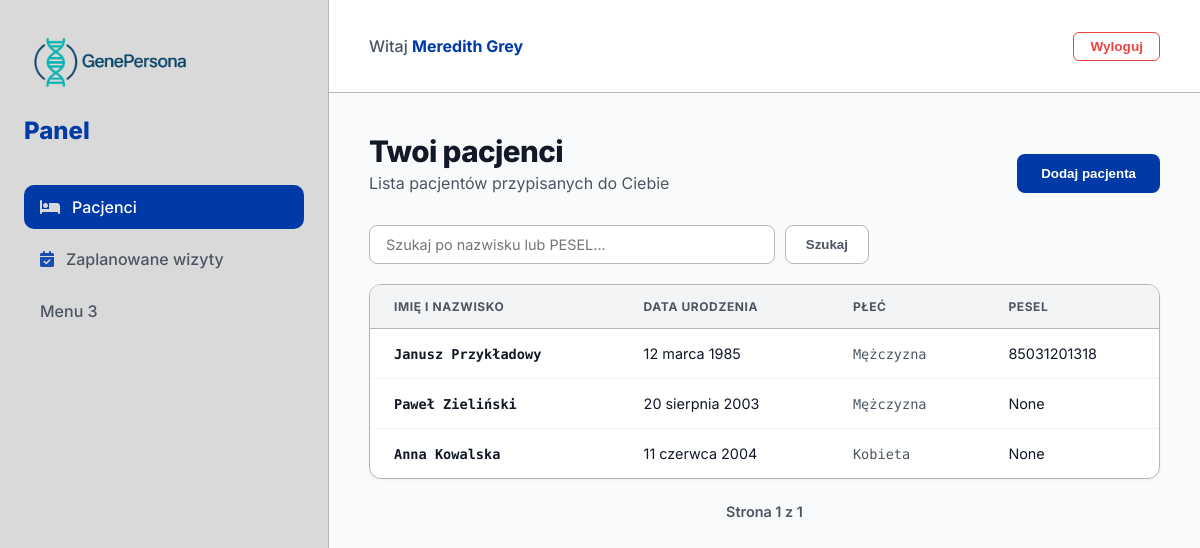
Page /home/ (signed in) on the earlier database version.
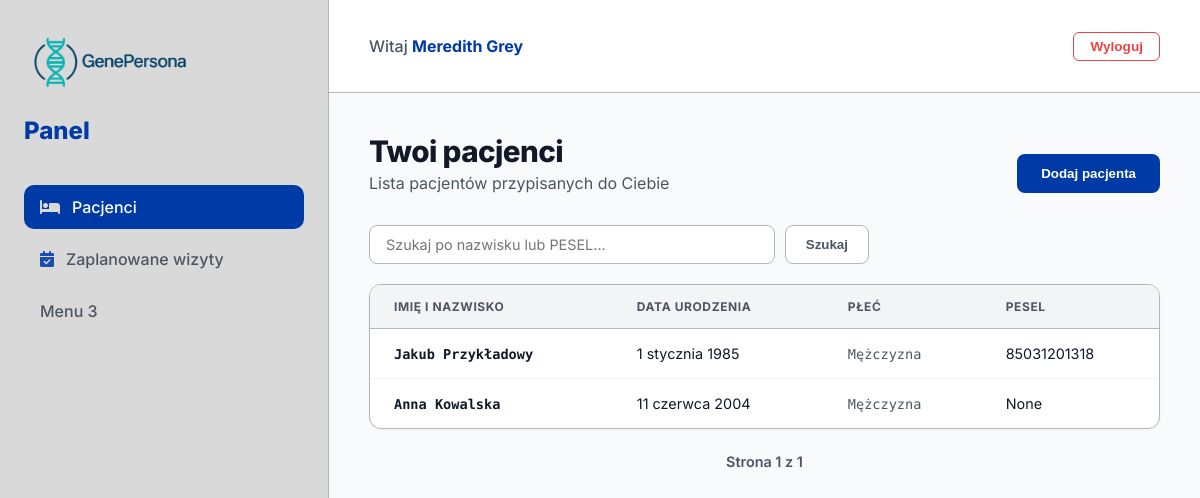
Same page on the later database version.
### patient/models.py (models this page shows, shortened)
class Patient(models.Model):
  class Gender(models.TextChoices):
    MALE = 'Mężczyzna','Mężczyzna'
    FEMALE = 'Kobieta','Kobieta'
    OTHER = 'Inna','Inna'
  first_name = models.CharField(max_length=100, verbose_name='Imię')
  last_name = models.CharField(max_length=100,verbose_name='Nazwisko')
  pesel = models.CharField(
    max_length = 11,
    unique = True,
    null = True,
    blank = True,
    validators=[validate_pesel],
    verbose_name = 'PESEL',
    help_text = '11-cyfrowy numer identyfikacyjny'
  )
  date_of_birth = models.DateField(verbose_name='Data urodzenia')
  gender= models.CharField(
    max_length=15,
    choices=Gender.choices,
    default=Gender.MALE,
    verbose_name='Płeć'
  )
  address_street = models.CharField(max_length=200, verbose_name='Ulica i nr domu', blank=True, null=True)
  address_zip_code = models.CharField(
    max_length=6,
    verbose_name='Kod pocztowy',
    blank=True,
    null=True,
    validators=[RegexValidator(r'^\d{2}-\d{3}$', 'Format kodu: XX-XXX')]
  )
  address_city = models.CharField(max_length=100, verbose_name='Miejscowość', blank=True, null=True)
  phone_number = models.CharField(max_length= 15, verbose_name='Numer telefonu',blank=True, null= True)
  email = models.EmailField(verbose_name= 'Email', blank= True, null= True)
  attending_doctor = models.ForeignKey(
    Doctor,
    on_delete=models.SET_NULL,
    null = True,
    blank = True,
    related_name= 'primary_patients',
    verbose_name= 'Lekarz Prowadzący',
  )
  consulting_doctors = models.ManyToManyField(
    Doctor,
    blank= True,
    related_name= 'consultation_patients',
    verbose_name= 'Lekarze konsultujący'
  )
  initial_diagnosis= models.CharField(max_length=250,verbose_name='Wstępna diagnoza (ARCHIWALNE)',blank=True, null=True)
  diagnosis_date = models.DateField(verbose_name='Data diagnozy (ARCHIWALNE)', blank = True, null= True)
  class Meta:
    verbose_name = 'Pacjent'
    verbose_name_plural = 'Pacjenci'

### patient/views.py (the view)
# urls.py: path('home/', views.home, name='home'),
@login_required(login_url='login')
def home(request):
    user = request.user
    if user.is_superuser:
        patients = Patient.objects.all().order_by('-id')
    else:
        try:
            doctor_profile = user.doctor_profile
            patients = Patient.objects.filter(
                Q(attending_doctor=doctor_profile) |
                Q(consulting_doctors=doctor_profile)
            ).distinct().order_by('-id')
        except Doctor.DoesNotExist:
            patients = Patient.objects.none()
    search_query = request.GET.get('q')
    if search_query:
        patients = patients.filter(
            Q(first_name__icontains=search_query) |
            Q(last_name__icontains=search_query) |
            Q(pesel__startswith=search_query)
        )
    paginator = Paginator(patients, 15)
    page_number = request.GET.get('page')
    page_obj = paginator.get_page(page_number)
    context = {
        'user': user,
        'patients': page_obj,
        'search_query': search_query or ""
    }
    return render(request, 'home_page/home.html', context)

### templates/home_page/home.html (shortened to what the changed rows need)
<!DOCTYPE html>
<html lang="pl">
<head>
    {% load static %}
    <link rel="stylesheet" href="{% static 'stylesheets/home.css' %}">
</head>
<body>
<div class="dashboard-layout">
    <div class="dashboard-main">
        <div class="dashboard-content">
            {% if user.is_superuser %}
            <div class="admin-view animate-fade-in">
                <div class="admin-hero">
                    <h2>Panel administratora</h2>
                    <p>Możesz przejść do panelu administracyjnego Django.</p>
                    <a href="/admin/">
                        <button class="mega-button">Przejdź do panelu administratora</button>
                    </a>
                </div>
            </div>
            {% else %}
            <div class="doctor-view animate-fade-in">
                <div class="view-header">
                    <div>
                        <h2>Twoi pacjenci</h2>
                    </div>
                </div>
                <div class="table-container">
                    <table class="patient-table">
                        <thead>
                            <tr>
                                <th>Imię i nazwisko</th>
                                <th>Data urodzenia</th>
                                <th>Płeć</th>
                                <th>Pesel</th>
                            </tr>
                        </thead>
                        <tbody>
                            {% for p in patients %}
                            <tr>
                                <td class="mono">
                                    <a href="{% url 'patient_detail' p.id %}">
                                        {{ p.first_name }} {{ p.last_name }}
                                    </a>
                                </td>
                                <td>{{ p.date_of_birth }}</td>
                                <td class="mono">{{ p.gender }}</td>
                                <td>{{ p.pesel }}</td>
                            </tr>
                            {% empty %}
                            <tr>
                                <td colspan="4">Brak pacjentów</td>
                            </tr>
                            {% endfor %}
                        </tbody>
                    </table>
                </div>
            </div>
            {% endif %}
        </div>
    </div>
</div>
</body>
</html>

Differences in the rows shown:
removed Patient: first_name "Paweł", last_name "Zieliński", date_of_birth "20 sierpnia 2003", gender "Mężczyzna", pesel "None"
changed Patient "Przykładowy": first_name "Janusz" → "Jakub"; date_of_birth "12 marca 1985" → "1 stycznia 1985"
changed Patient "11 czerwca 2004": gender "Kobieta" → "Mężczyzna"
